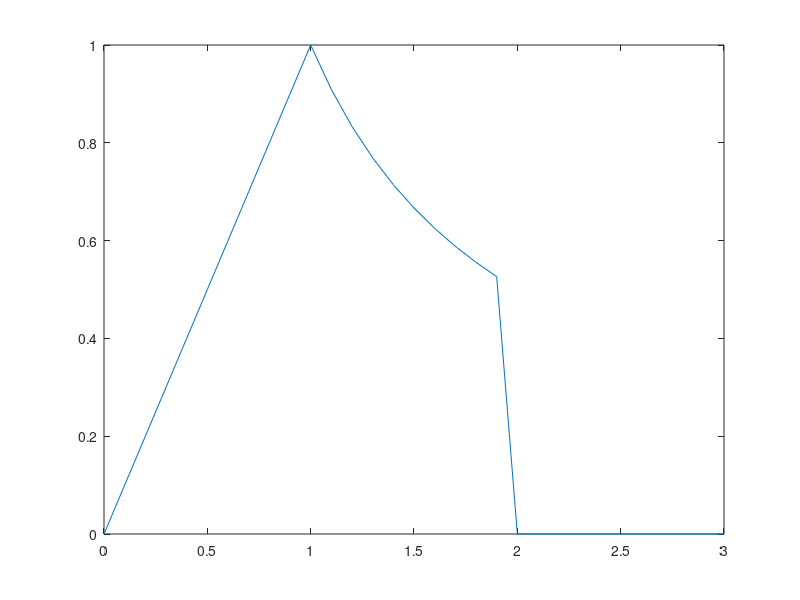

Reproduce this figure in MATLAB.


r = 0:0.1:3;
a = 1;
b = 2*a;

E0 = r * 0;

E1 = r./a;
E1(r >= a) = 0;

E2 = a./r;
E2(r < a) = 0;
E2(r >= b) = 0;

E = E0 + E1 + E2;

plot(r/a, E);
